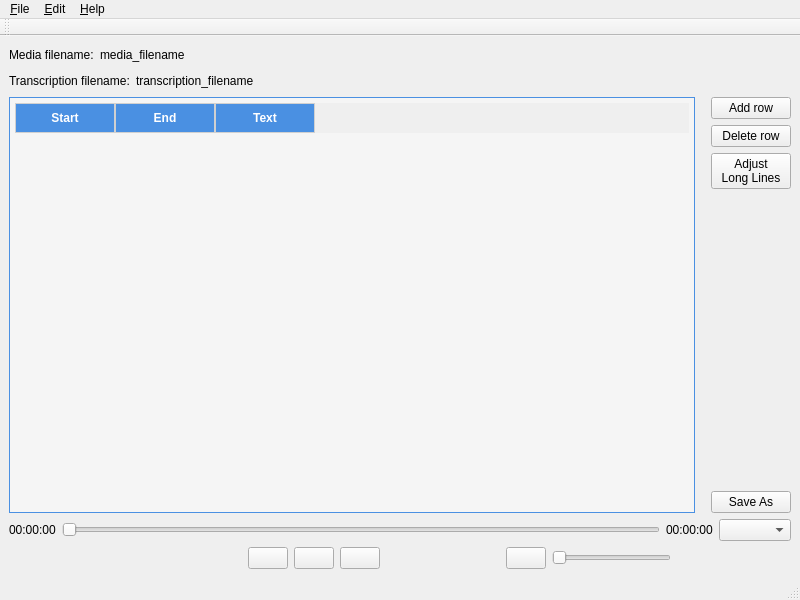
<?xml version="1.0" encoding="UTF-8"?>
<ui version="4.0">
 <class>MainWindow</class>
 <widget class="QMainWindow" name="MainWindow">
  <property name="geometry">
   <rect>
    <x>0</x>
    <y>0</y>
    <width>800</width>
    <height>600</height>
   </rect>
  </property>
  <property name="sizePolicy">
   <sizepolicy hsizetype="Preferred" vsizetype="Preferred">
    <horstretch>0</horstretch>
    <verstretch>0</verstretch>
   </sizepolicy>
  </property>
  <property name="minimumSize">
   <size>
    <width>0</width>
    <height>0</height>
   </size>
  </property>
  <property name="windowTitle">
   <string>MainWindow</string>
  </property>
  <widget class="QWidget" name="centralwidget">
   <layout class="QVBoxLayout" name="verticalLayout">
    <item>
     <layout class="QVBoxLayout" name="verticalLayout_2">
      <item>
       <layout class="QHBoxLayout" name="horizontalLayout_2">
        <item>
         <widget class="QLabel" name="mediaLabel">
          <property name="text">
           <string>Media filename:</string>
          </property>
         </widget>
        </item>
        <item>
         <widget class="QLabel" name="mediaFilenameLabel">
          <property name="text">
           <string>media_filename</string>
          </property>
         </widget>
        </item>
        <item>
         <spacer name="horizontalSpacer_3">
          <property name="orientation">
           <enum>Qt::Orientation::Horizontal</enum>
          </property>
          <property name="sizeHint" stdset="0">
           <size>
            <width>40</width>
            <height>20</height>
           </size>
          </property>
         </spacer>
        </item>
       </layout>
      </item>
      <item>
       <layout class="QHBoxLayout" name="horizontalLayout_3">
        <item>
         <widget class="QLabel" name="transcriptionLabel">
          <property name="text">
           <string>Transcription filename:</string>
          </property>
         </widget>
        </item>
        <item>
         <widget class="QLabel" name="transcriptionFilenameLabel">
          <property name="text">
           <string>transcription_filename</string>
          </property>
         </widget>
        </item>
        <item>
         <spacer name="horizontalSpacer_4">
          <property name="orientation">
           <enum>Qt::Orientation::Horizontal</enum>
          </property>
          <property name="sizeHint" stdset="0">
           <size>
            <width>40</width>
            <height>20</height>
           </size>
          </property>
         </spacer>
        </item>
       </layout>
      </item>
     </layout>
    </item>
    <item>
     <layout class="QHBoxLayout" name="horizontalLayout_5">
      <item>
       <widget class="QTableWidget" name="tableWidget">
        <property name="styleSheet">
         <string notr="true">/* General TableWidget Styling */
QTableWidget {
    border: 1px solid #4A90E2;  /* Light blue border for the whole table */
    background-color: #F5F5F5;  /* Light grey background */
    gridline-color: #D0D0D0;    /* Light grey grid lines */
    alternate-background-color: #E9F7FD;  /* Alternating row background for better readability */
    selection-background-color: #4A90E2;  /* Blue highlight for selected rows */
    selection-color: white;  /* White text for selected rows */
    padding: 5px;
}

/* Header Styling */
QHeaderView::section {
    background-color: #4A90E2;  /* Blue header background */
    color: white;  /* White text */
    font-weight: bold;  /* Bold text in headers */
    border: 1px solid #D0D0D0;  /* Borders between header sections */
    padding: 5px;
}

/* Specific Styling for Columns */
QTableWidget::item {
    border: none;   /* No individual cell borders */
}

/* Start and End Columns (Timestamps) */
QTableWidget::item:nth-child(1), QTableWidget::item:nth-child(2) {
    background-color: #FFFFFF;  /* White background for timestamp columns */
    font-family: &quot;Courier New&quot;, monospace;  /* Monospaced font for better timestamp readability */
    text-align: center;  /* Center align timestamps */
}

/* Text Column */
QTableWidget::item:nth-child(3) {
    background-color: #F5F5F5;  /* Slightly different shade for the text column */
    font-family: &quot;Arial&quot;, sans-serif;  /* Default sans-serif font for text */
    color: #333333;  /* Dark grey text for better readability */
}

/* Selected Row Styling */
QTableWidget::item:selected {
    background-color: #4A90E2;  /* Highlight the selected row */
    color: white;  /* White text when selected */
}

/* Hover Effect */
QTableWidget::item:hover {
    background-color: #DAECF8;  /* Light blue hover effect */
}

/* Scrollbar Styling */
QScrollBar:vertical {
    border: 1px solid #D0D0D0;
    background-color: #F5F5F5;
    width: 12px;
}

QScrollBar::handle:vertical {
    background-color: #4A90E2;  /* Blue scrollbar handle */
    min-height: 20px;
}
</string>
        </property>
        <column>
         <property name="text">
          <string>Start</string>
         </property>
        </column>
        <column>
         <property name="text">
          <string>End</string>
         </property>
        </column>
        <column>
         <property name="text">
          <string>Text</string>
         </property>
        </column>
       </widget>
      </item>
      <item>
       <layout class="QVBoxLayout" name="verticalLayout_3">
        <property name="leftMargin">
         <number>10</number>
        </property>
        <item>
         <widget class="QPushButton" name="addButton">
          <property name="text">
           <string>Add row</string>
          </property>
          <property name="icon">
           <iconset theme="QIcon::ThemeIcon::ListAdd"/>
          </property>
          <property name="iconSize">
           <size>
            <width>25</width>
            <height>16</height>
           </size>
          </property>
          <property name="shortcut">
           <string>Ctrl++</string>
          </property>
         </widget>
        </item>
        <item>
         <widget class="QPushButton" name="deleteButton">
          <property name="text">
           <string>Delete row</string>
          </property>
          <property name="icon">
           <iconset theme="QIcon::ThemeIcon::ListRemove"/>
          </property>
          <property name="iconSize">
           <size>
            <width>25</width>
            <height>16</height>
           </size>
          </property>
          <property name="shortcut">
           <string>Ctrl+-</string>
          </property>
         </widget>
        </item>
        <item>
         <widget class="QPushButton" name="adjustLongLinesButton">
          <property name="text">
           <string>Adjust
Long Lines</string>
          </property>
          <property name="icon">
           <iconset theme="QIcon::ThemeIcon::ViewRefresh"/>
          </property>
         </widget>
        </item>
        <item>
         <spacer name="verticalSpacer">
          <property name="orientation">
           <enum>Qt::Orientation::Vertical</enum>
          </property>
          <property name="sizeHint" stdset="0">
           <size>
            <width>20</width>
            <height>40</height>
           </size>
          </property>
         </spacer>
        </item>
        <item>
         <widget class="QPushButton" name="saveButton">
          <property name="text">
           <string>Save As</string>
          </property>
          <property name="icon">
           <iconset theme="QIcon::ThemeIcon::DocumentSaveAs"/>
          </property>
         </widget>
        </item>
       </layout>
      </item>
     </layout>
    </item>
    <item>
     <layout class="QHBoxLayout" name="horizontalLayout_4">
      <property name="topMargin">
       <number>0</number>
      </property>
      <item>
       <widget class="QLabel" name="currentTimeLabel">
        <property name="text">
         <string>00:00:00</string>
        </property>
       </widget>
      </item>
      <item>
       <widget class="QSlider" name="audioSlider">
        <property name="orientation">
         <enum>Qt::Orientation::Horizontal</enum>
        </property>
       </widget>
      </item>
      <item>
       <widget class="QLabel" name="totalDurationLabel">
        <property name="text">
         <string>00:00:00</string>
        </property>
       </widget>
      </item>
      <item>
       <widget class="QComboBox" name="speedComboBox"/>
      </item>
     </layout>
    </item>
    <item>
     <layout class="QHBoxLayout" name="horizontalLayout">
      <property name="topMargin">
       <number>0</number>
      </property>
      <item>
       <spacer name="horizontalSpacer_6">
        <property name="orientation">
         <enum>Qt::Orientation::Horizontal</enum>
        </property>
        <property name="sizeHint" stdset="0">
         <size>
          <width>40</width>
          <height>20</height>
         </size>
        </property>
       </spacer>
      </item>
      <item>
       <layout class="QVBoxLayout" name="verticalLayout_4"/>
      </item>
      <item>
       <spacer name="horizontalSpacer">
        <property name="orientation">
         <enum>Qt::Orientation::Horizontal</enum>
        </property>
        <property name="sizeHint" stdset="0">
         <size>
          <width>40</width>
          <height>20</height>
         </size>
        </property>
       </spacer>
      </item>
      <item>
       <widget class="QPushButton" name="backwardButton">
        <property name="text">
         <string/>
        </property>
        <property name="icon">
         <iconset theme="QIcon::ThemeIcon::MediaSeekBackward"/>
        </property>
        <property name="iconSize">
         <size>
          <width>25</width>
          <height>25</height>
         </size>
        </property>
        <property name="shortcut">
         <string>Left</string>
        </property>
       </widget>
      </item>
      <item>
       <widget class="QPushButton" name="playButton">
        <property name="enabled">
         <bool>true</bool>
        </property>
        <property name="text">
         <string/>
        </property>
        <property name="icon">
         <iconset theme="QIcon::ThemeIcon::MediaPlaybackStart"/>
        </property>
        <property name="iconSize">
         <size>
          <width>25</width>
          <height>25</height>
         </size>
        </property>
        <property name="shortcut">
         <string>Space</string>
        </property>
       </widget>
      </item>
      <item>
       <widget class="QPushButton" name="forwardButton">
        <property name="text">
         <string/>
        </property>
        <property name="icon">
         <iconset theme="QIcon::ThemeIcon::MediaSeekForward"/>
        </property>
        <property name="iconSize">
         <size>
          <width>25</width>
          <height>25</height>
         </size>
        </property>
        <property name="shortcut">
         <string>Right</string>
        </property>
       </widget>
      </item>
      <item>
       <spacer name="horizontalSpacer_2">
        <property name="orientation">
         <enum>Qt::Orientation::Horizontal</enum>
        </property>
        <property name="sizeHint" stdset="0">
         <size>
          <width>40</width>
          <height>20</height>
         </size>
        </property>
       </spacer>
      </item>
      <item>
       <widget class="QPushButton" name="volumeButton">
        <property name="text">
         <string/>
        </property>
        <property name="icon">
         <iconset theme="QIcon::ThemeIcon::AudioVolumeMedium"/>
        </property>
        <property name="iconSize">
         <size>
          <width>25</width>
          <height>25</height>
         </size>
        </property>
        <property name="shortcut">
         <string>Ctrl+M</string>
        </property>
       </widget>
      </item>
      <item>
       <widget class="QSlider" name="volumeSlider">
        <property name="minimumSize">
         <size>
          <width>80</width>
          <height>16</height>
         </size>
        </property>
        <property name="orientation">
         <enum>Qt::Orientation::Horizontal</enum>
        </property>
       </widget>
      </item>
      <item>
       <spacer name="horizontalSpacer_5">
        <property name="orientation">
         <enum>Qt::Orientation::Horizontal</enum>
        </property>
        <property name="sizeHint" stdset="0">
         <size>
          <width>40</width>
          <height>20</height>
         </size>
        </property>
       </spacer>
      </item>
     </layout>
    </item>
   </layout>
  </widget>
  <widget class="QMenuBar" name="menubar">
   <property name="geometry">
    <rect>
     <x>0</x>
     <y>0</y>
     <width>800</width>
     <height>23</height>
    </rect>
   </property>
   <widget class="QMenu" name="menuFile">
    <property name="title">
     <string>&amp;File</string>
    </property>
   </widget>
   <widget class="QMenu" name="menuEdit">
    <property name="title">
     <string>&amp;Edit</string>
    </property>
   </widget>
   <widget class="QMenu" name="menuHelp">
    <property name="title">
     <string>&amp;Help</string>
    </property>
   </widget>
   <addaction name="menuFile"/>
   <addaction name="menuEdit"/>
   <addaction name="menuHelp"/>
  </widget>
  <widget class="QStatusBar" name="statusbar"/>
  <widget class="QToolBar" name="toolbar">
   <property name="windowTitle">
    <string>toolBar</string>
   </property>
   <attribute name="toolBarArea">
    <enum>TopToolBarArea</enum>
   </attribute>
   <attribute name="toolBarBreak">
    <bool>false</bool>
   </attribute>
  </widget>
 </widget>
 <resources/>
 <connections/>
</ui>
